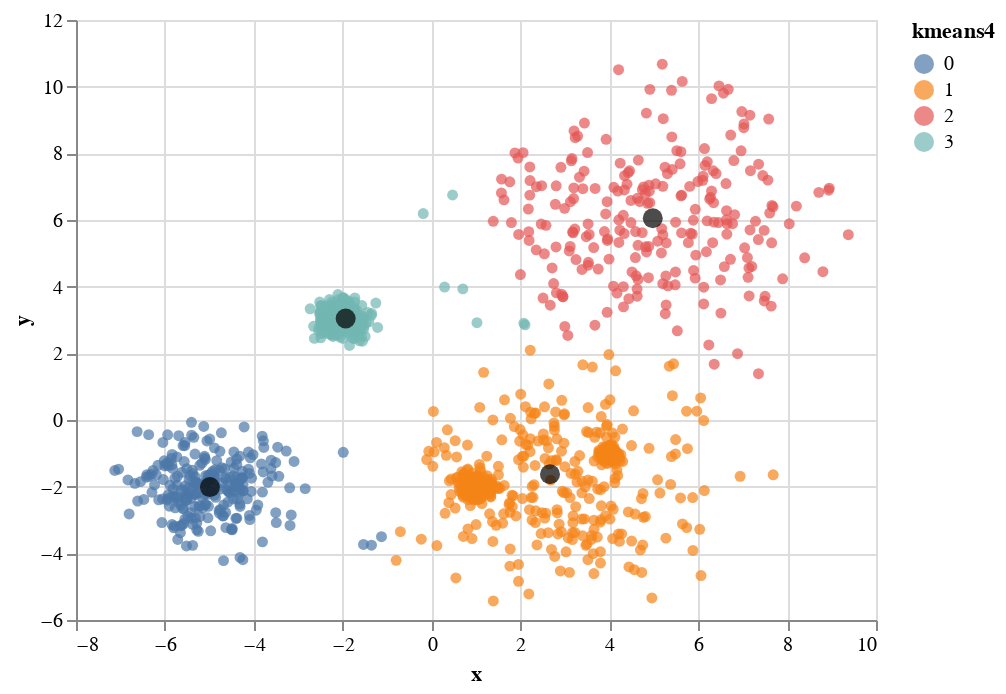

The code cell stored with this chart in its notebook:
### Markdown cell above
# K-means (Busca centroides de los grupos)

### Code cell
from sklearn.cluster import KMeans

# Do K-means
kmeans = KMeans(n_clusters=4, random_state=0).fit(sintetic[["x", "y"]])

# Save data
sintetic["kmeans4"] = kmeans.labels_
centers = pd.DataFrame(kmeans.cluster_centers_, columns=["x", "y"])

# Plot
points  = alt.Chart(sintetic).mark_circle().encode(x='x', y='y', color="kmeans4:N")
centers = alt.Chart(centers).mark_circle(color='black', size=100).encode(x='x', y='y')
points + centers

### Figure 1 — Vega-Lite specification as saved in the notebook (floating-point values rounded to 4 significant figures; data arrays with more than 128 entries replaced by an {"elided": "..."} marker saying what was removed)
{"config": {"view": {"continuousWidth": 400, "continuousHeight": 300}}, "layer": [{"data": {"name": "data-990bcbe9200fe95180431963d1b5c502"}, "mark": "circle", "encoding": {"color": {"type": "nominal", "field": "kmeans4"}, "x": {"type": "quantitative", "field": "x"}, "y": {"type": "quantitative", "field": "y"}}}, {"data": {"name": "data-2918606d200ea9a5f2eeac3053609059"}, "mark": {"type": "circle", "color": "black", "size": 100}, "encoding": {"x": {"type": "quantitative", "field": "x"}, "y": {"type": "quantitative", "field": "y"}}}], "$schema": "https://vega.github.io/schema/vega-lite/v4.0.0.json", "datasets": {"data-990bcbe9200fe95180431963d1b5c502": {"elided": "1500 records"}, "data-2918606d200ea9a5f2eeac3053609059": [{"x": -4.987, "y": -2.013}, {"x": 2.665, "y": -1.627}, {"x": 4.977, "y": 6.053}, {"x": -1.932, "y": 3.044}]}}
